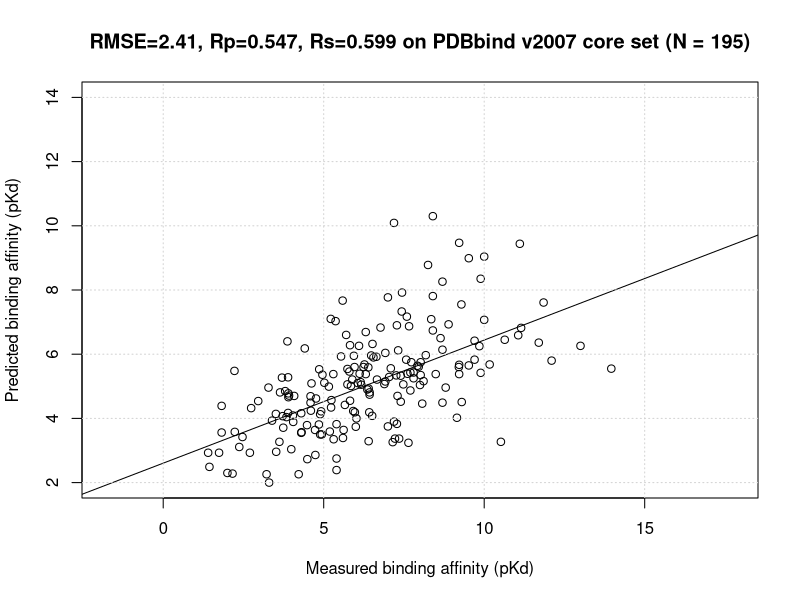

The R source for this figure:
#!/usr/bin/env Rscript
iyp=read.csv('pdbbind2007-core-iyp.csv',check.names=F)
pdf('pdbbind2007-core-iyp.pdf')
plot(iyp[,2], iyp[,3], asp=1, xlim=c(2,14), ylim=c(2,14), xlab="Measured binding affinity (pKd)", ylab="Predicted binding affinity (pKd)")
abline(lm(iyp[,3] ~ iyp[,2]))
grid()
n=nrow(iyp)
se=sum((iyp[3] - iyp[2])^2)
rmse=sqrt(se/n)
sdev=sqrt(se/(n-1))
pcor=cor(iyp[3], iyp[2], method="pearson")
scor=cor(iyp[3], iyp[2], method="spearman")
kcor=cor(iyp[3], iyp[2], method="kendall")
title(sprintf("RMSE=%.2f, Rp=%.3f, Rs=%.3f on PDBbind v2007 core set (N = %d)", rmse, pcor, scor, n))